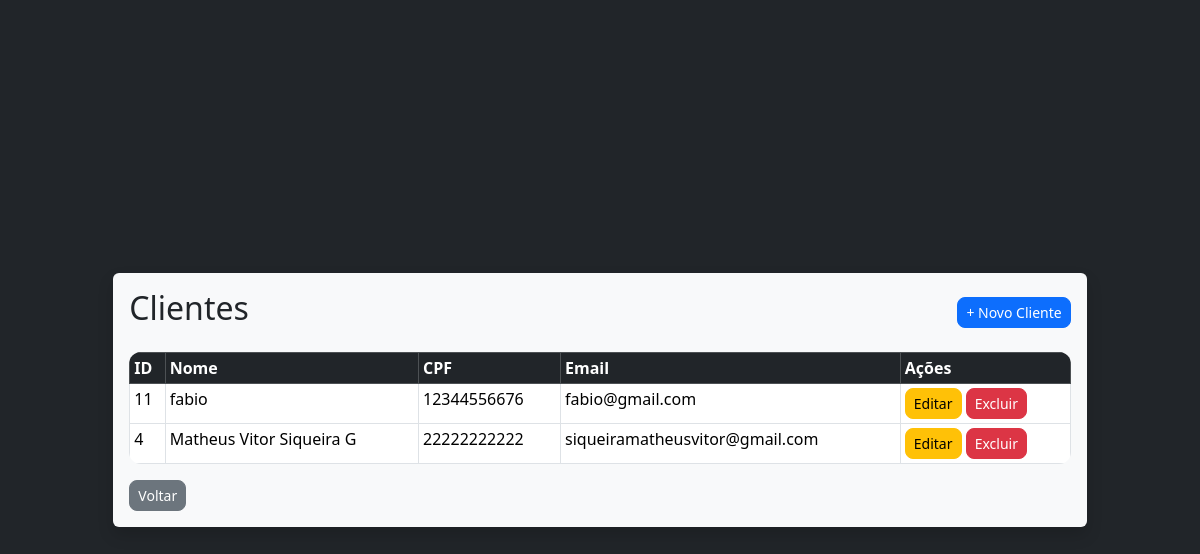
The app's page /view/cliente/listar_clientes.php (signed in), older data.
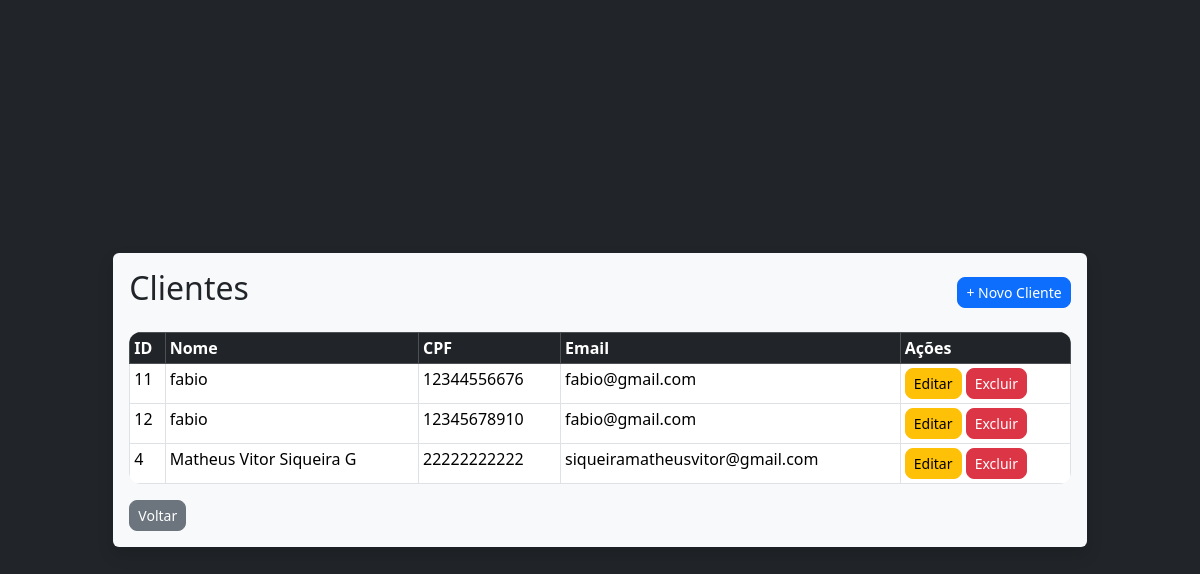
The same page, newer data.
### tables this page shows
CREATE TABLE `clientes` (
  `id` int(11) NOT NULL,
  `nome` varchar(200) NOT NULL,
  `cpf` char(11) NOT NULL,
  `email` varchar(200) NOT NULL,
  `telefone` varchar(15) DEFAULT NULL,
  `logradouro` varchar(200) DEFAULT NULL,
  `numero` varchar(10) DEFAULT NULL,
  `bairro` varchar(100) DEFAULT NULL,
  `cidade` varchar(100) DEFAULT NULL,
  `estado` char(2) DEFAULT NULL,
  `sexo` char(1) DEFAULT NULL,
  `data_criacao` timestamp NOT NULL DEFAULT current_timestamp(),
  `data_atualizacao` timestamp NOT NULL DEFAULT current_timestamp() ON UPDATE current_timestamp(),
  `modificado_por` int(11) DEFAULT NULL
);

### view/cliente/listar_clientes.php (the view, shortened to what this page needs)
<?php
include_once '../../connection.php';
include '../../head.php';
$sql = "SELECT * FROM clientes ORDER BY nome";
$result = mysqli_query($conn, $sql);
?>
<!DOCTYPE html>
<html lang="pt-BR">
<head>
</head>
<body>
    <div class="w-100 vh-100 d-flex flex-column justify-content-center align-items-center bg-dark p-3 overflow-auto">
        <div class="col-12 col-sm-10 col-md-10 col-lg-10 bg-light p-3 rounded shadow">
            <div class="d-flex justify-content-between align-items-center mb-3">
                <h2 class="text-dark">Clientes</h2>
                <a href="cadastro_cliente.php" class="btn btn-primary btn-sm">+ Novo Cliente</a>
            </div>
            <?php if (mysqli_num_rows($result) > 0): ?>
                <div class="table-responsive">
                    <table class="table table-bordered table-sm table-hover">
                        <thead class="table-dark">
                            <tr>
                                <th>ID</th>
                                <th>Nome</th>
                                <th>CPF</th>
                                <th>Email</th>
                                <th>Ações</th>
                            </tr>
                        </thead>
                        <tbody>
                            <?php while ($cliente = mysqli_fetch_assoc($result)): ?>
                                <tr>
                                    <td><?= $cliente['id'] ?></td>
                                    <td><?= htmlspecialchars($cliente['nome']) ?></td>
                                    <td><?= htmlspecialchars($cliente['cpf']) ?></td>
                                    <td><?= htmlspecialchars($cliente['email']) ?></td>
                                    <td>
                                        <a href="editar_cliente.php?id=<?= $cliente['id'] ?>" class="btn btn-sm btn-warning">Editar</a>
                                        <a href="../../controller/cliente/excluir_cliente.php?id=<?= $cliente['id'] ?>" class="btn btn-sm btn-danger" onclick="return confirm('Tem certeza que deseja excluir este cliente?')">Excluir</a>
                                    </td>
                                </tr>
                            <?php endwhile; ?>
                        </tbody>
                    </table>
                </div>
            <?php else: ?>
                <div class="alert alert-info">Nenhum cliente encontrado.</div>
            <?php endif; ?>
            <?php
            if ($_SESSION['tipo_usuario'] == 'admin') {
                echo '<a href="../administrador/home_adm.php" class="btn btn-secondary btn-sm">Voltar</a>';
            } elseif ($_SESSION['tipo_usuario'] == 'vendedor') {
                echo '<a href="../vendedor/home_vendedor.php" class="btn btn-secondary btn-sm">Voltar</a>';
            }
            ?>
        </div>
</body>
</html>

Row changes from the older to the newer data that the page shows:
added clientes: id "12", nome "fabio", cpf "12345678910", email "fabio@gmail.com"
